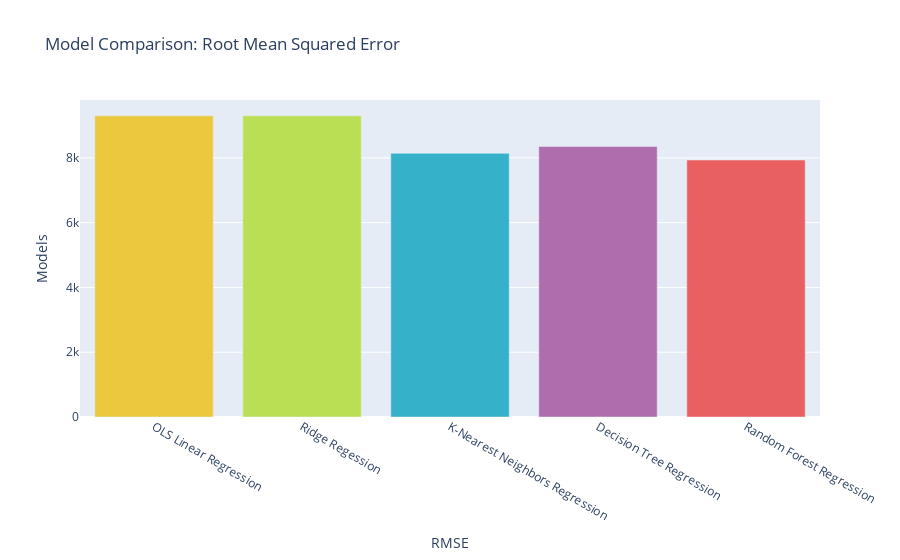

Notebook source saved alongside this figure:
### Code cell
# test reopen
with open('./components_data/predictor_model.pkl', 'rb') as f:
    reopen_predictor_model = pickle.load(f)
reopen_predictor_model['rmse_go_fig']

### Figure 1 — Plotly figure (JSON) as saved in the notebook; plotly's stock layout.template omitted (floating-point values rounded to 4 significant figures)
{"data": [{"marker": {"color": ["#ebc83d", "#badf55", "#35b1c9", "#b06dad", "#e96060", "#1e1d69"]}, "type": "bar", "x": ["OLS Linear Regression", "Ridge Regession", "K-Nearest Neighbors Regression", "Decision Tree Regression", "Random Forest Regression"], "y": [9297, 9297, 8140, 8349, 7934]}], "layout": {"title": {"text": "Model Comparison: Root Mean Squared Error"}, "xaxis": {"title": {"text": "RMSE"}}, "yaxis": {"title": {"text": "Models"}}}}
